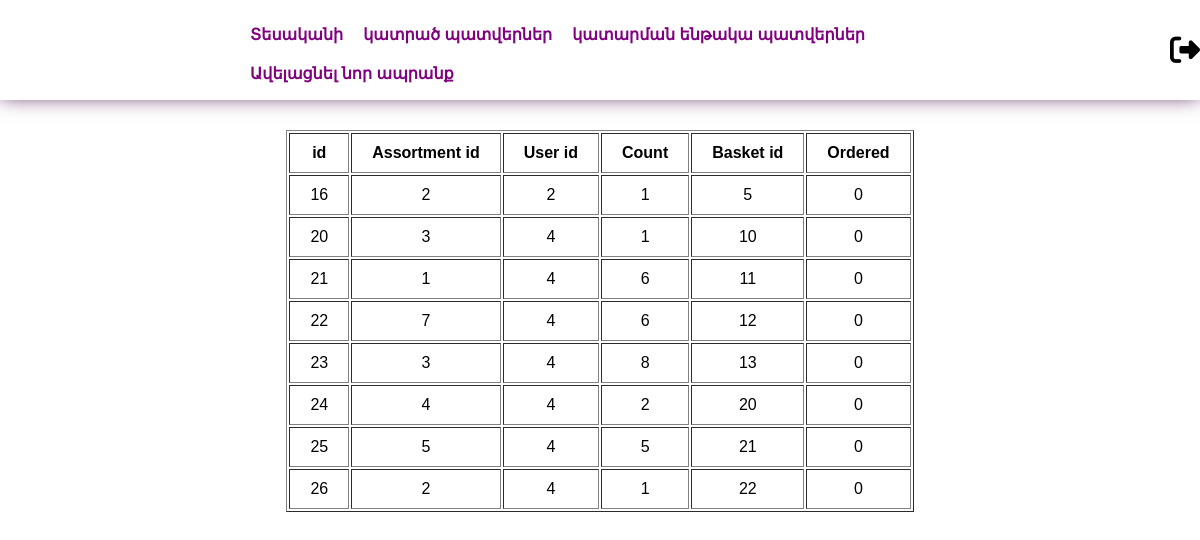
The app's page /admin/pages/wait.php with its own data.
### tables this page shows
CREATE TABLE `admin_basket` (
  `Admin_Basket_ID` int(11) NOT NULL,
  `Assortment_ID` int(11) NOT NULL,
  `User_ID` int(11) NOT NULL,
  `Count` int(6) NOT NULL,
  `Basket_ID` int(11) NOT NULL,
  `Ordered` tinyint(1) NOT NULL DEFAULT '0'
);

### admin/pages/wait.php (the view, shortened to what this page needs)
<?php
include ("../../config/config.php");
?>
<!DOCTYPE html>
<html lang="en">
<head>
    <link rel="stylesheet" href="https://cdnjs.cloudflare.com/ajax/libs/font-awesome/6.4.2/css/all.min.css"
 />
    <link rel="stylesheet" href="../css/style.css">
    <link rel="stylesheet" href="../css/done.css">
</head>
<header>
    <nav>
        <ul>
            <li><a href="../index.php">Տեսականի</a></li>
            <li><a href="done.php">կատրած պատվերներ </a></li>
            <li><a href="wait.php">կատարման ենթակա պատվերներ</a></li>
            <li><a href="addProduct.php">Ավելացնել նոր ապրանք</a></li>
        </ul>
    </nav>
    <a href="../../actions/logoutAction.php" class="logout">
        <i class=" fa-solid fa-right-from-bracket"></i>
    </a>
</header>
<body>
    <table class="table" border="1" cellspasing="0">
        <thead>
            <tr>
                <th scope="col">id</th>
                <th scope="col">Assortment id</th>
                <th scope="col">User id</th>
                <th scope="col">Count</th>
                <th scope="col">Basket id</th>
                <th scope="col">Ordered</th>
            </tr>
        </thead>
        <tbody>
            <?php
    $sql = "SELECT * FROM `admin_basket` WHERE ordered=false ORDER BY User_ID ";
    $result = mysqli_query($con, $sql);
    while ($row = mysqli_fetch_assoc($result)) {
        ?>
            <tr>
                <td><?php echo $row['Admin_Basket_ID']; ?></td>
                <td><a
                        href="product.php?product_id=<?=$row['Assortment_ID'] ?>"><?php echo $row['Assortment_ID']; ?></a>
                </td>
                <td>
                    <a href="user.php?user_id=<?=$row['User_ID'] ?>"><?php echo $row['User_ID']; ?></a>
                </td>
                <td><?php echo $row['Count']; ?></td>
                <td><?php echo $row['Basket_ID']; ?></td>
                <td><a
                        href="../action/waitToDoneAction.php?id=<?=$row['Admin_Basket_ID'] ?>"><?php echo $row['Ordered']; ?></a>
                </td>
            </tr>
            <?php
    }
    ?>
        </tbody>
    </table>
</body>
</html>

### admin/css/style.css (style rules this page uses)
* { box-sizing: border-box; margin: 0; padding: 0; }
body { font-family: Arial, sans-serif; background-color: rgb(255, 255, 255); }
header { width: 100%; height: 100px; padding-top: 10px; display: flex; background-color: white; box-shadow: 0px -5px 20px #400040; position: sticky; z-index: 10; top: 0; left: 0; }
nav { height: 80px; margin-left: 20%; padding-top: 5px; }
nav ul { cursor: pointer; list-style-type: none; }
header nav ul li { position: relative; float: left; }
header nav ul li a { padding: 10px; font-size: 16px; display: block; text-decoration: none; font-weight: bold; color: purple; }
i { color: rgb(0, 0, 0); text-decoration: none; font-size: 30px; }
.logout { margin-top: 25px; margin-left: 12%; }

### admin/css/done.css (style rules this page uses)
table { margin: auto; margin-top: 30px; }
th { padding:10px 20px; }
td { text-align: center; padding:10px 20px; }
table a { text-decoration: none; color: black; }

### records on screen
admin_basket: Admin_Basket_ID "16", Assortment_ID "2", User_ID "2", Count "1", Basket_ID "5", Ordered "0"
admin_basket: Admin_Basket_ID "20", Assortment_ID "3", User_ID "4", Count "1", Basket_ID "10", Ordered "0"
admin_basket: Admin_Basket_ID "21", Assortment_ID "1", User_ID "4", Count "6", Basket_ID "11", Ordered "0"
admin_basket: Admin_Basket_ID "22", Assortment_ID "7", User_ID "4", Count "6", Basket_ID "12", Ordered "0"
admin_basket: Admin_Basket_ID "23", Assortment_ID "3", User_ID "4", Count "8", Basket_ID "13", Ordered "0"
admin_basket: Admin_Basket_ID "24", Assortment_ID "4", User_ID "4", Count "2", Basket_ID "20", Ordered "0"
admin_basket: Admin_Basket_ID "25", Assortment_ID "5", User_ID "4", Count "5", Basket_ID "21", Ordered "0"
admin_basket: Admin_Basket_ID "26", Assortment_ID "2", User_ID "4", Count "1", Basket_ID "22", Ordered "0"
